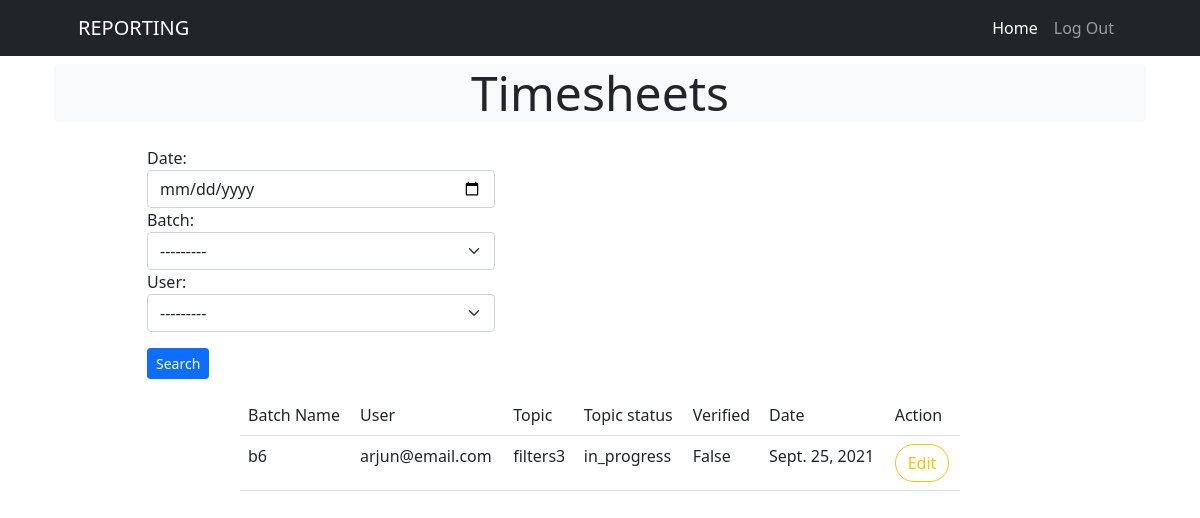
The app's page /centerhead/users/timesheets (signed in) with its own data.
### reporting/models.py (models this page shows)
class TimeSheet(models.Model):
    user=models.CharField(max_length=120)
    batch=models.ForeignKey(Batch,on_delete=models.CASCADE)
    topic=models.CharField(max_length=120)
    date=models.DateField(auto_now_add=True)
    verified=models.BooleanField(default=False)
    options=(('in_progress','in_progress'),
             ("completed","completed"))
    topic_status=models.CharField(max_length=120,choices=options,default="in_progress")

class Batch(models.Model):
    course = models.ForeignKey(Course,on_delete=models.CASCADE)
    batch_name=models.CharField(max_length=100,unique=True)
    is_active = models.BooleanField(default=True)
    def __str__(self):
        return self.batch_name

### reporting/views.py (the view)
# urls.py: path('users/timesheets',views.Timesheets.as_view(),name='listtimesheet'),
@method_decorator(signin_required,name="dispatch")
class Timesheets(FilterView):
    model = TimeSheet
    template_name = 'reporting/timesheets_list.html'
    context_object_name = 'timesheets'
    filterset_class=TimeSheetFilter
    context={}
    def get_context_data(self, **kwargs):
        context = super().get_context_data(**kwargs)
        context["filters"] = self.filterset_class
        if self.request.user.is_admin:
            queryset = self.model.objects.all()
        else:
            queryset = self.model.objects.filter(user=self.request.user, verified=False)
        context["queryset"]=queryset
        return context

### reporting/models.py (called while the page is built)
    def __str__(self):
        return self.email

### reporting/templates/reporting/timesheets_list.html
<!DOCTYPE html>
{%extends 'reporting/base.html' %}
{%block body_block%}
<div class="container">
    <h1 class="display-5  text-center bg-light rounded-3 mt-2 ">Timesheets</h1>
    <div class="row">
        <div class="col-1"></div>
        <div class="col-4 mt-3">
            <form action="" method="get">
                {{filters.form}}
                <input type="submit" value="Search" class="btn btn-sm btn-primary mt-3">
            </form>
        </div>
        <div class="col-4"></div>
        <div class="col-3"></div>
    </div>
    <div class="row mt-3">
        <div class="col-2"></div>
        <div class="col-8">
            <table class="table">
                <tr>
                    <td>Batch Name</td>
                    <td>User</td>
                    <td>Topic</td>
                    <td>Topic status</td>
                    <td>Verified</td>
                    <td>Date</td>
                    <td>Action</td>
                </tr>
                {% for timesheet in queryset %}
                <tr>
                    <td>{{timesheet.batch}}</td>
                    <td>{{timesheet.user}}</td>
                    <td>{{timesheet.topic}}</td>
                    <td>{{timesheet.topic_status}}</td>
                    <td>{{timesheet.verified}}</td>
                    <td>{{timesheet.date}}</td>
                    {%if request.user.is_admin%}
                    <td>
                        {%if not timesheet.verified%}
                        <a href="{%url 'verifytimesheet' timesheet.id%}" class="btn btn-outline-warning rounded-pill">Verify</a>
                        {% endif %}
                    </td>
                    {% else %}
                    <td>
                        <a href="{%url 'edittimesheet' timesheet.id %} " class="btn btn-outline-warning rounded-pill">Edit</a>
                    </td>
                </tr>
                {% endif %}
                {% endfor %}
            </table>
        </div>
        <div class="col-2"></div>
    </div>
</div>
{% endblock %}

### records on screen
TimeSheet: batch "b6", user "arjun@email.com", topic "filters3", topic_status "in_progress", verified "False", date "Sept. 25, 2021"
